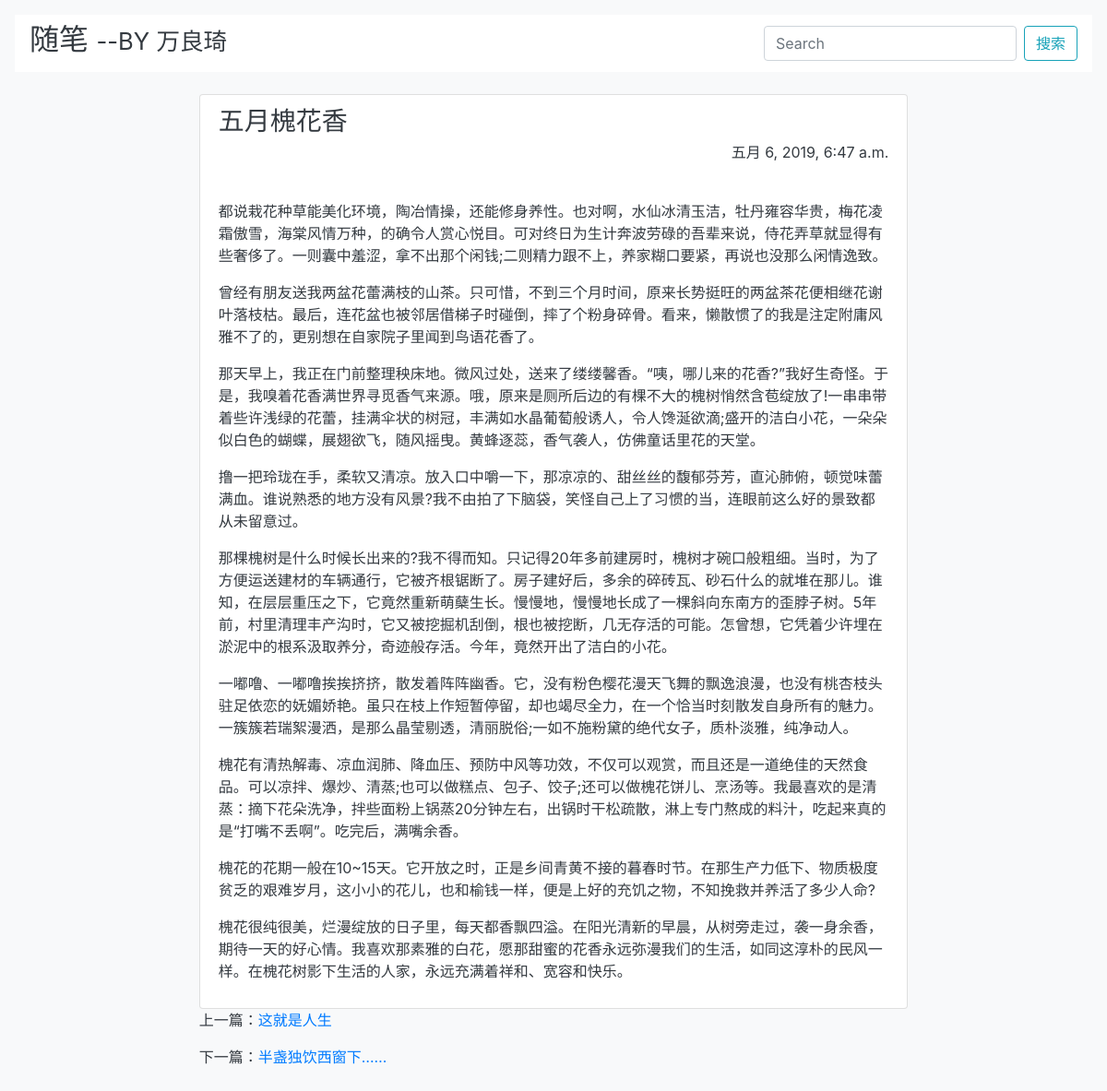
Page /blog/detail/5 on the committed database.
### blog/models.py (models this page shows, shortened)
class Article(models.Model):
    article_id = models.AutoField(primary_key=True)
    title = models.CharField(max_length=64)
    brief_content = models.TextField()
    content = models.TextField()
    publish_date = models.DateTimeField(auto_now=True)

### blog/views.py (the view)
# urls.py: path('detail/<int:article_id>', blog.views.get_detail_page),
def get_detail_page(request, article_id):
    articles = Article.objects.all()
    article_contents = None
    previous_article = None
    next_article = None
    for index, article in enumerate(articles):
        if index == 0:
            previous_index = 0
            next_index = index + 1
        elif index == len(articles) - 1:
            previous_index = index - 1
            next_index = index
        else:
            previous_index = index - 1
            next_index = index + 1
        if article.article_id == article_id:
            article_contents = article
            previous_article = articles[previous_index]
            next_article = articles[next_index]
            break
    content_list = article_contents.content.split('\n')
    title = article_contents.title
    publish_date = article_contents.publish_date
    return render(request, 'blog/detail.html',
                  {'title': title, 'content_list': content_list, 'previous_article': previous_article,
                   'next_article': next_article, 'publish_date': publish_date})

### blog/templates/blog/detail.html (shortened to what this page needs)
<!DOCTYPE html>
<html lang="en">
<head>
    <link rel="stylesheet" href="https://cdn.bootcss.com/bootstrap/4.0.0/css/bootstrap.min.css"
>
</head>
<body>
<div class="p-3 mb-2 bg-light text-dark">
    <nav class="navbar navbar-light" style="background-color: #FFFFFF;">
        <h2>随笔
            <small>--BY 万良琦</small>
        </h2>
        <form class="form-inline" action="/blog/search_title" method="get">
            <input class="form-control mr-sm-2" type="text" placeholder="Search" aria-label="Search" name="title">
            <button class="btn btn-outline-info my-2 my-sm-0" type="submit">搜索</button>
        </form>
    </nav>
    <br/>
    <div class="row">
        <div class="col-md-8 offset-md-2">
            <ul class="list-group">
                <li class="list-group-item">
                    <h3 class="mb-1">{{ title }}</h3>
                    <p class="text-right">{{ publish_date }}</p>
                    <br/>
                    {% for content in content_list %}
                        <p class="text-justif">{{ content }}</p>
                    {% endfor %}
                </li>
            </ul>
            <p>上一篇：<a href="/blog/detail/{{ previous_article.article_id }}">{{ previous_article.title }}</a></p>
            <p>下一篇：<a href="/blog/detail/{{ next_article.article_id }}">{{ next_article.title }}</a></p>
        </div>
    </div>
</div>
</body>
</html>

### rows in the picture
Article: title "五月槐花香", publish_date "五月 6, 2019, 6:47 a.m."
Article: title "这就是人生"
Article: title "半盏独饮西窗下……"

### other values in the picture
{{ content }} "都说栽花种草能美化环境，陶冶情操，还能修身养性。也对啊，水仙冰清玉洁，牡丹雍容华贵，梅花凌霜傲雪，海棠风情万种，的确令人赏心悦目。可对终日为生计奔波劳碌的吾辈来说，侍花弄草就显得有些奢侈了。一则囊中羞涩，拿不出那个闲钱;二则精力跟不上，养家糊口要紧，再说也没那么闲情逸致。" "曾经有朋友送我两盆花蕾满枝的山茶。只可惜，不到三个月时间，原来长势挺旺的两盆茶花便相继花谢叶落枝枯。最后，连花盆也被邻居借梯子时碰倒，摔了个粉身碎骨。看来，懒散惯了的我是注定附庸风雅不了的，更别想在自家院子里闻到鸟语花香了。" "那天早上，我正在门前整理秧床地。微风过处，送来了缕缕馨香。“咦，哪儿来的花香?”我好生奇怪。于是，我嗅着花香满世界寻觅香气来源。哦，原来是厕所后边的有棵不大的槐树悄然含苞绽放了!一串串带着些许浅绿的花蕾，挂满伞状的树冠，丰满如水晶葡萄般诱人，令人馋涎欲滴;盛开的洁白小花，一朵朵似白色的蝴蝶，展翅欲飞，随风摇曳。黄蜂逐蕊，香气袭人，仿佛童话里花的天堂。" "撸一把玲珑在手，柔软又清凉。放入口中嚼一下，那凉凉的、甜丝丝的馥郁芬芳，直沁肺俯，顿觉味蕾满血。谁说熟悉的地方没有风景?我不由拍了下脑袋，笑怪自己上了习惯的当，连眼前这么好的景致都从未留意过。" "一嘟噜、一嘟噜挨挨挤挤，散发着阵阵幽香。它，没有粉色樱花漫天飞舞的飘逸浪漫，也没有桃杏枝头驻足依恋的妩媚娇艳。虽只在枝上作短暂停留，却也竭尽全力，在一个恰当时刻散发自身所有的魅力。一簇簇若瑞絮漫洒，是那么晶莹剔透，清丽脱俗;一如不施粉黛的绝代女子，质朴淡雅，纯净动人。" "槐花有清热解毒、凉血润肺、降血压、预防中风等功效，不仅可以观赏，而且还是一道绝佳的天然食品。可以凉拌、爆炒、清蒸;也可以做糕点、包子、饺子;还可以做槐花饼儿、烹汤等。我最喜欢的是清蒸：摘下花朵洗净，拌些面粉上锅蒸20分钟左右，出锅时干松疏散，淋上专门熬成的料汁，吃起来真的是“打嘴不丢啊”。吃完后，满嘴余香。" "槐花的花期一般在10~15天。它开放之时，正是乡间青黄不接的暮春时节。在那生产力低下、物质极度贫乏的艰难岁月，这小小的花儿，也和榆钱一样，便是上好的充饥之物，不知挽救并养活了多少人命?" "槐花很纯很美，烂漫绽放的日子里，每天都香飘四溢。在阳光清新的早晨，从树旁走过，袭一身余香，期待一天的好心情。我喜欢那素雅的白花，愿那甜蜜的花香永远弥漫我们的生活，如同这淳朴的民风一样。在槐花树影下生活的人家，永远充满着祥和、宽容和快乐。"
